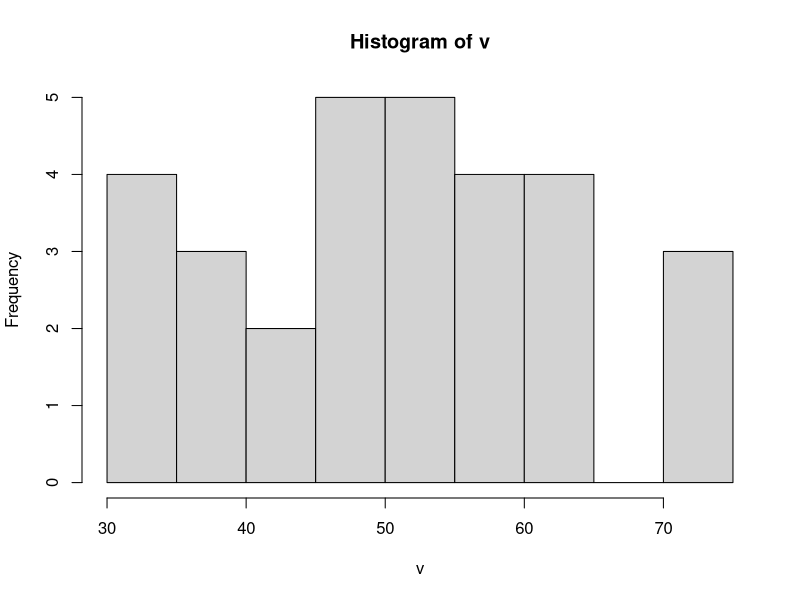

Write R code to recreate this figure.
## ---- chunk 1
knitr::opts_chunk$set(comment=NA)
## ---- chunk 2
v <- rnorm(30, mean = 50, sd = 10)
v
## ---- chunk 3
v <- round(v, 0)
v
## ---- chunk 4
sort(v)
## ---- chunk 5
stem(v)
## ---- chunk 6
hist(v)
